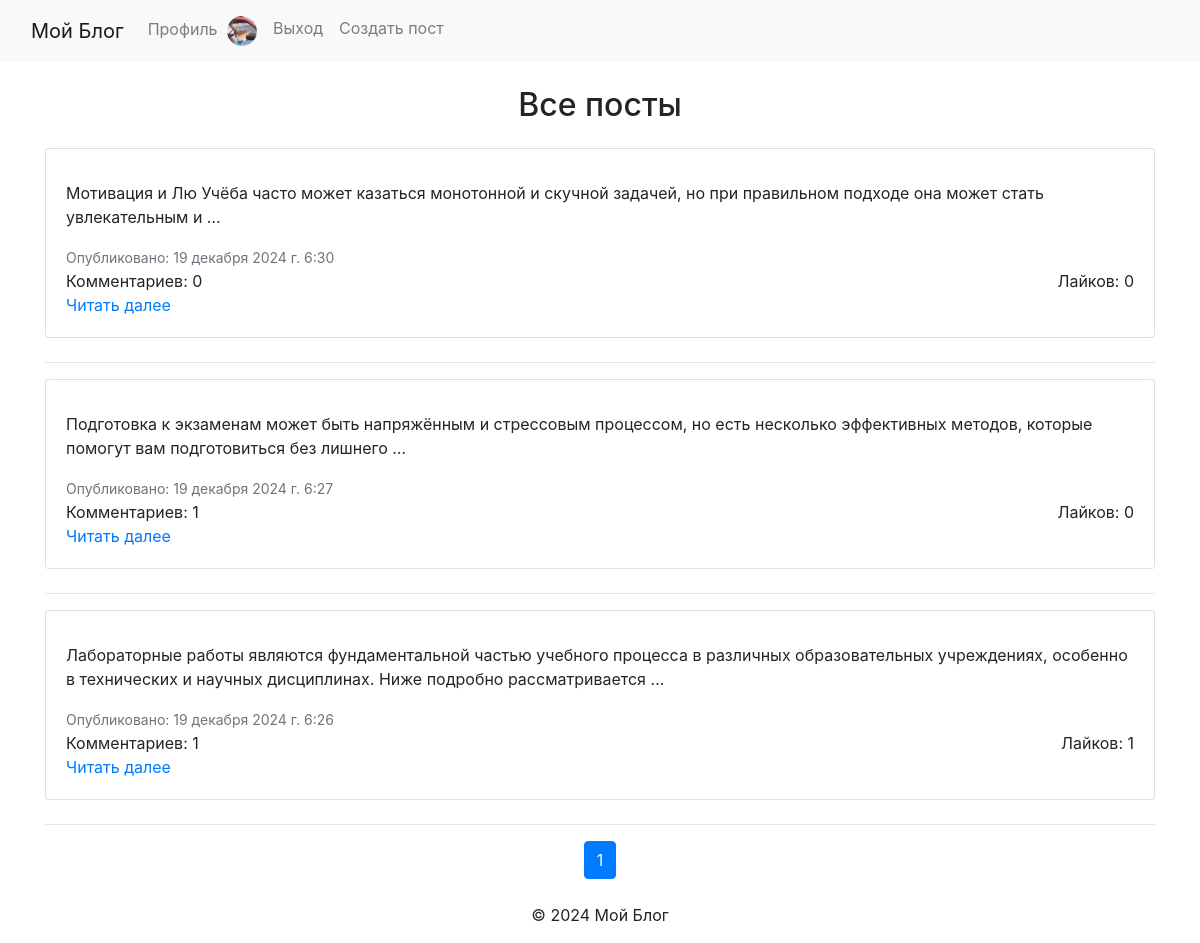
/ (signed in), run on an earlier commit of the app's database.
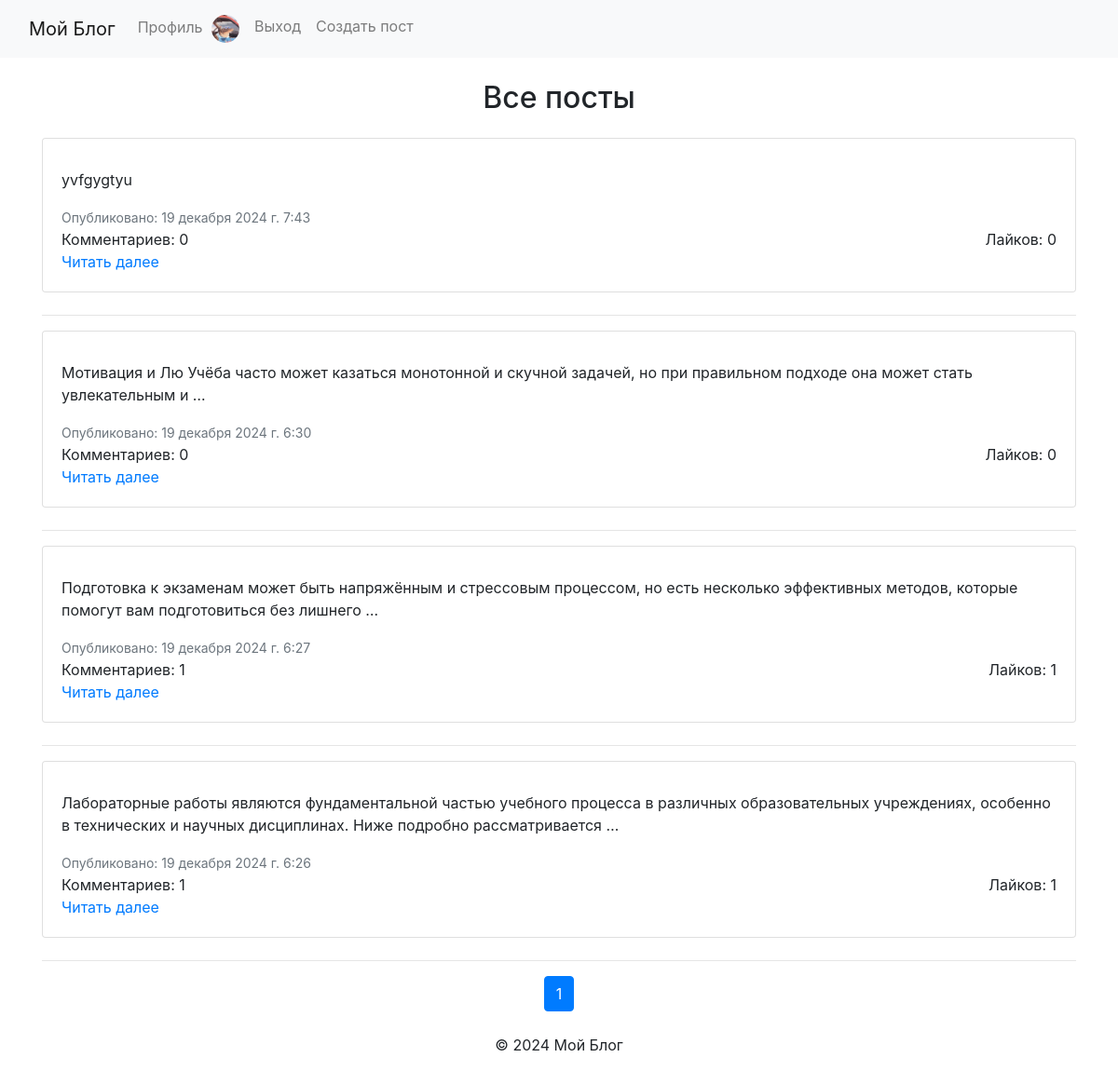
And on a later commit of the database.
### myBlog/models.py (models this page shows, shortened)
class Post(models.Model):
    author = models.ForeignKey(User, on_delete=models.SET_NULL, null=True)
    author_name = models.CharField(max_length=100, blank=True)
    title = models.CharField(max_length=255)
    content = models.TextField()
    created_at = models.DateTimeField(auto_now_add=True)  # Дата и время создания поста

### myBlog/views.py (the view)
# urls.py: path('', IndexView.as_view(), name='index'),
class IndexView(View):
    def get(self, request):
        posts_list = Post.objects.all().order_by('-created_at')
        posts_with_like_count = posts_list.annotate(like_count=Count('comments__likes'))
        paginator = Paginator(posts_with_like_count, 10)
        page_number = request.GET.get('page')
        page_obj = paginator.get_page(page_number)
        return render(request, 'myBlog/index.html', {'page_obj': page_obj})

### myBlog/templates/myBlog/index.html (shortened to what this page needs)
{% extends 'base.html' %}
{% block content %}
<div class="container mt-4">
    <h2 class="text-center mb-4">Все посты</h2>
    {% for post in page_obj %}
        <div class="card mb-4">
            <div class="card-body">
                <p class="card-text">{{ post.content|truncatewords:20 }}</p>
                <small class="text-muted">Опубликовано: {{ post.created_at }}</small><br>
                <div class="d-flex justify-content-between align-items-center">
                    <span>Комментариев: {{ post.comments.count }}</span>
                    <span>
                        Лайков: {{ post.like_count }}
                    </span>
                </div>
                <a href="{% url 'myBlog:post_detail' post.id %}" class="text-primary">Читать далее</a>
            </div>
        </div>
        <hr>
    {% endfor %}
    <nav aria-label="Page navigation example">
        <ul class="pagination justify-content-center">
            <li class="page-item active">
                <a class="page-link" href="#">{{ page_obj.number }} <span class="sr-only">(current)</span></a>
            </li>
        </ul>
    </nav>
</div>
{% endblock %}

What changed in the data, as far as the page shows it:
added Post: content "yvfgygtyu", created_at "19 декабря 2024 г. 7:43", comments.count "0", like_count "0"
computed for Post "19 декабря 2024 г. 6:27": like_count "0" → "1"
